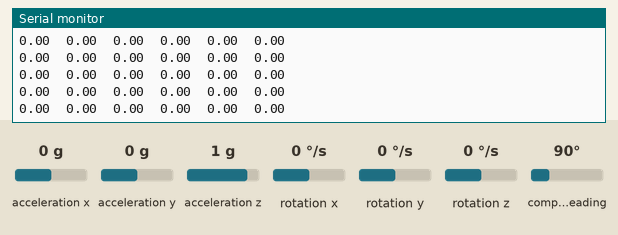
Recording of a sketch running on a simulated Arduino Uno, built with avr-gcc and run on an emulated ATmega328P. Shown: the last lines printed to the serial monitor. The inputs (shaded band) are chosen by the test bench; at power-on: rotation y 0 °/s, rotation z 0 °/s, compass heading 90°, acceleration x 0 g, acceleration y 0 g, acceleration z 1 g, rotation x 0 °/s.

Above: at 2.2 s.
2.3 s: rotation y set to -2 °/s
At 2.9 s:
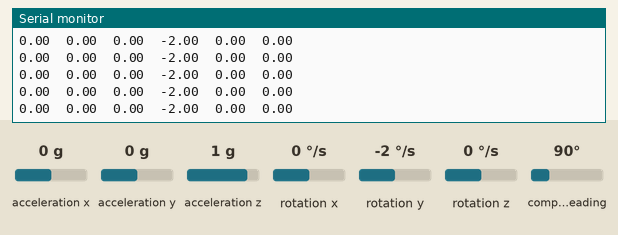
5.3 s: rotation z set to -192 °/s
At 6.2 s:
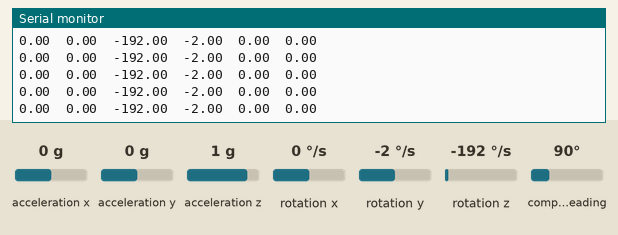
8.3 s: compass heading set to 7°
At 9.0 s:
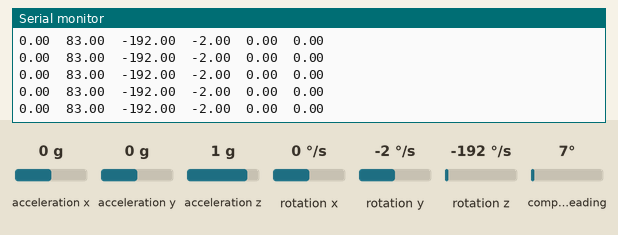
9.8 s: rotation z set to 0 °/s
At 10.3 s:
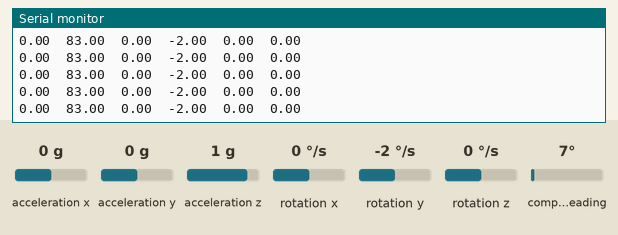
12.8 s: compass heading set to 180°
At 13.9 s:
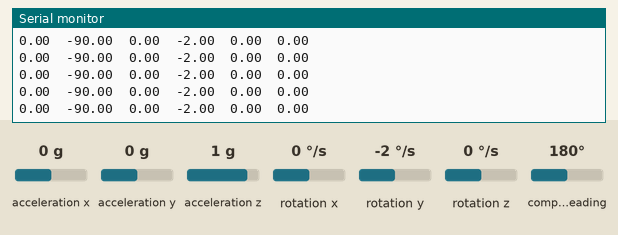
Timing chart, 0 to 15.8 s (numbered marks = the images above; inputs shaded):
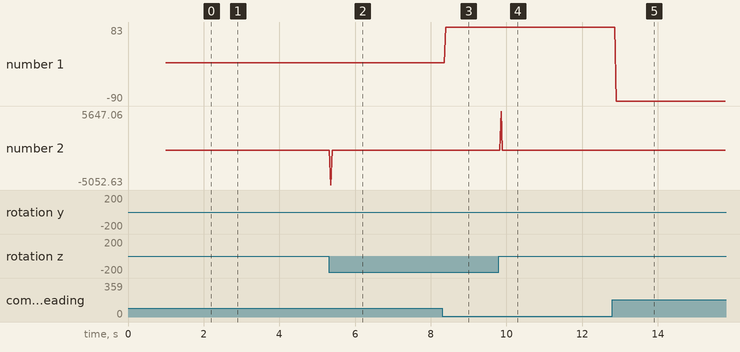

The sketch:

bno055_acceleration.ino
```cpp
#include <SPI.h>
#include <Wire.h>
#include <Adafruit_Sensor.h>
#include <Adafruit_BNO055.h>
#include <utility/imumaths.h>

/* Set the delay between fresh samples */
#define BNO055_SAMPLERATE_DELAY_MS (100)

// Check I2C device address and correct line below (by default address is 0x29 or 0x28)
//                                   id, address
Adafruit_BNO055 bno = Adafruit_BNO055(55, 0x28);

//double roll_bias = 0;
double pitch_bias = 0;
double yaw_bias = 0;

//初期化用
double initial_yaw = 0;
double initial_pitch = 0;

//微分用
unsigned long times, old_times;
double delta;
double pre_yaw;
double pre_pitch;
double pre_gyro_yaw;
double pre_gyro_pitch;

int sign(double x) {
  int value = 0;
  if (x > 0)
    value = 1;
  else if (x < 0)
    value = -1;

  return value;
}

static void Sensor_setup()
{
  /* Initialise the sensor */
  if (!bno.begin())
  {
    /* There was a problem detecting the BNO055 ... check your connections */
    Serial.print("Ooops, no BNO055 detected ... Check your wiring or I2C ADDR!");
    while (1);
  }

  delay(1000);

  bno.setExtCrystalUse(true);
}

void setup() {
  Serial.begin(9600);
  Sensor_setup();

  // 初期角度の取得
  /* Get a new sensor event */
  imu::Quaternion quat = bno.getQuat();
  double ysqr = quat.y() * quat.y();

  //  // roll (x-axis rotation)
  //  double t0 = +2.0 * (quat.w() * quat.x() + quat.y() * quat.z());
  //  double t1 = +1.0 - 2.0 * (quat.x() * quat.x() + ysqr);
  //  roll_bias = atan2(t0, t1) * 180 / PI;

  // pitch (y-axis rotation)
  double t2 = +2.0 * (quat.w() * quat.y() - quat.x() * quat.z());
  t2 = t2 > 1.0 ? 1.0 : t2;
  t2 = t2 < -1.0 ? -1.0 : t2;
  pitch_bias = asin(t2) * 180 / PI;

  // yaw (z-axis rotation)
  double t3 = +2.0 * (quat.w() * quat.z() + quat.x() * quat.y());
  double t4 = +1.0 - 2.0 * (ysqr + quat.z() * quat.z());
  yaw_bias = atan2(t3, t4) * 180 / PI;
}

void loop()
{
  /* Get a new sensor event */
  imu::Quaternion quat = bno.getQuat();
  double ysqr = quat.y() * quat.y();

  //  // roll (x-axis rotation)
  //  double t0 = +2.0 * (quat.w() * quat.x() + quat.y() * quat.z());
  //  double t1 = +1.0 - 2.0 * (quat.x() * quat.x() + ysqr);
  //  double roll = atan2(t0, t1) * 180 / PI;

  // pitch (y-axis rotation)
  double t2 = +2.0 * (quat.w() * quat.y() - quat.x() * quat.z());
  t2 = t2 > 1.0 ? 1.0 : t2;
  t2 = t2 < -1.0 ? -1.0 : t2;
  double pitch = asin(t2) * 180 / PI;

  // yaw (z-axis rotation)
  double t3 = +2.0 * (quat.w() * quat.z() + quat.x() * quat.y());
  double t4 = +1.0 - 2.0 * (ysqr + quat.z() * quat.z());
  double yaw = atan2(t3, t4) * 180 / PI;

  // 初期角度で0合わせ
  //  roll -= roll_bias;
  pitch -= pitch_bias;
  yaw -= yaw_bias;

  // 姿勢の初期化：Unity側から"0"を受け取ると，その姿勢を原点とした角度に設定
  //                       "1"を受け取ると，pitchのみ初期化
   if ( Serial.available() ) {
    char mode = Serial.read();
    switch (mode) {
      case '0' :
        initial_pitch = pitch;
        initial_yaw = yaw;
        break;
      case '1' :
        initial_pitch = pitch;
        break;
      default:
        break;
    }
  }
  pitch = pitch - initial_pitch;
  yaw = yaw - initial_yaw;


  // //If you wanna adjust from -180 to 180, uncomment the following code
  //
//    while (abs(pitch) > 180) {
//      pitch -= sign(pitch) * 360;
//    }
//
//    while (abs(yaw) > 180) {
//      yaw -= sign(yaw) * 360;
//    }

  //角度補正（１８０度地点の調整）
  if(pitch > 180){
    pitch = pitch - 360;
  }else if(pitch < -180){
    pitch = pitch + 360;
  }
  if(yaw > 180){
    yaw = yaw - 360;
  }else if(yaw < -180){
    yaw = yaw + 360;
  }

  //角度バグ修正
//  while (abs(pitch - pre_pitch) > 179) {
//    pitch -= sign(pitch) * 180;
//  }
//  while (abs(yaw - pre_yaw) > 179) {
//    yaw -= sign(yaw) * 180;
//  }
//  pre_yaw = yaw;
//  pre_pitch = pitch;

  /* New line for the next sample */
  Serial.println("");

  Serial.print(pitch);
  Serial.print("\t");
  Serial.print(yaw);
  Serial.print("\t");

  //角速度の取得
  imu::Vector<3> gyroscope = bno.getVector(Adafruit_BNO055::VECTOR_GYROSCOPE);
  /* Display the floating point data */
  //roll_gyro
  //Serial.print(gyroscope.x());
  //pitch_gyro
  Serial.print(gyroscope.z());
  Serial.print("\t");
  //yaw_gyro
  Serial.print(gyroscope.y());
  Serial.print("\t");

  //角加速度の計算
  times = millis();
  delta = (double)(times - old_times)/1000;   //secに変換
  old_times = times;
  double accel_pitch = (gyroscope.z() - pre_gyro_pitch)/delta;
  double accel_yaw = (gyroscope.y() - pre_gyro_yaw)/delta;
  pre_gyro_pitch = gyroscope.z();
  pre_gyro_yaw = gyroscope.y();
  Serial.print(accel_pitch);
  Serial.print("\t");
  Serial.print(accel_yaw);
  Serial.print("\n");

  /* Wait the specified delay before requesting next data */
  //delay(BNO055_SAMPLERATE_DELAY_MS);
  //delay(250);
}
```

Measured:
- after the input at 2.3 s, the serial monitor: prints a new line after 0.07 s (image 1)
- after the input at 5.3 s, the serial monitor: prints a new line after 0.06 s (image 2)
- after the input at 8.3 s, the serial monitor: prints a new line after 0.09 s (image 3)
- after the input at 9.8 s, the serial monitor: prints a new line after 0.06 s (image 4)
- after the input at 12.8 s, the serial monitor: prints a new line after 0.10 s (image 5)
- plotted number 1: 0 → 83 after the input at 8.3 s, 83 → -90 after the input at 12.8 s
